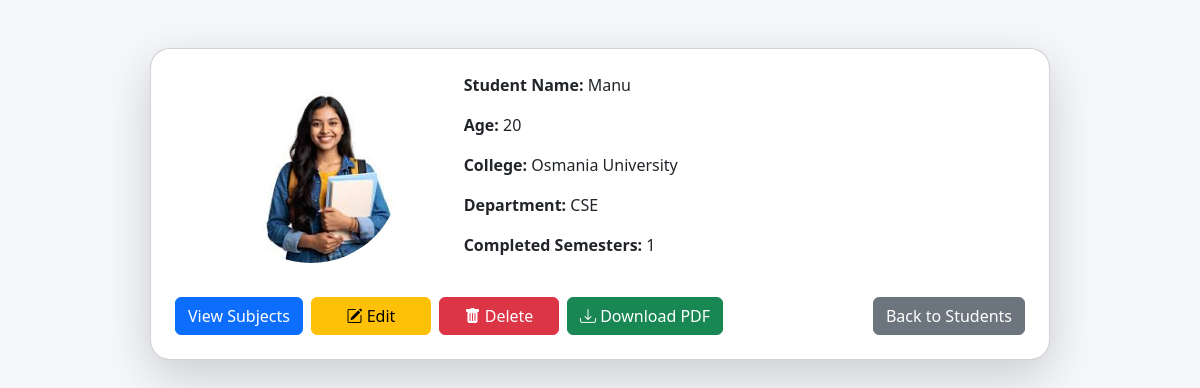
Screenshot of /student/21/ with the database file from the repository.
### app2/models.py (models this page shows, shortened)
class Student(models.Model):
    sid = models.AutoField(primary_key=True)
    sname = models.CharField(max_length=100)
    sage = models.PositiveIntegerField()
    college = models.ForeignKey(College, on_delete=models.CASCADE)
    department = models.ForeignKey(Department, on_delete=models.CASCADE)
    semester = models.ForeignKey(Semester, on_delete=models.CASCADE, null=True, blank=True)
    photo = models.ImageField(upload_to='students/', blank=True, null=True)
    joined_year = models.PositiveIntegerField("Joined Year")

class College(models.Model):
    cid = models.AutoField(primary_key=True)
    college_name = models.CharField(max_length=100)

class Department(models.Model):
    did = models.AutoField(primary_key=True)
    dept_name = models.CharField(max_length=100)

### app2/views.py (the view)
# urls.py: path('student/<int:student_id>/', views.student_profile, name='student_profile'),
def student_profile(request, student_id):
    student = get_object_or_404(Student, sid=student_id)
    colleges = College.objects.all()
    departments = Department.objects.all()
    completed_semesters = calculate_completed_semesters(student.joined_year)
    semesters = Semester.objects.all().order_by("year", "sem_name")
    marks_map = {m.subject_id: m.marks for m in Mark.objects.filter(student=student)}
    semester_subjects = []
    total_points = 0
    subjects_with_marks_count = 0
    for sem_index, sem in enumerate(semesters, start=1):
        subjects = Subject.objects.filter(
            department=student.department,
            semester=sem
        ).order_by("subject_id")
        subjects_with_marks = []
        sem_total_points = 0
        sem_total_credits = 0
        for sub in subjects:
            marks = marks_map.get(sub.subject_id)
            earned_credits = 0
            gp = 0
            if marks is not None and sem_index <= completed_semesters:
                gp = get_grade_point(marks)
                sem_total_points += gp * sub.credits
                sem_total_credits += sub.credits
                total_points += gp
                subjects_with_marks_count += 1
                if marks >= PASS_MARK:
                    earned_credits = sub.credits
            subjects_with_marks.append({
                "subject": sub,
                "marks": marks if sem_index <= completed_semesters else None,
                "earned_credits": earned_credits,
                "grade_point": gp
            })
        semester_gpa = round(
            sem_total_points / sem_total_credits, 2
        ) if sem_total_credits else None
        semester_subjects.append({
            "semester": sem,
            "subjects": subjects_with_marks,
            "is_completed": sem_index <= completed_semesters,
            "semester_gpa": semester_gpa
        })
    cgpa = round(
        total_points / subjects_with_marks_count, 2
    ) if subjects_with_marks_count else 0.00
    return render(request, "app/student_profile.html", {
        "student": student,
        "colleges": colleges,
        "departments": departments,
        "semester_subjects": semester_subjects,
        "completed_semesters": completed_semesters,
        "total_credits": sum(
            sub['earned_credits']
            for sem in semester_subjects
            for sub in sem['subjects']
        ),
        "cgpa": cgpa
    })

### app2/views.py (called while the page is built)
def calculate_completed_semesters(joined_year):
    today = date.today()
    years_passed = today.year - joined_year
    if today.month >= 6:
        completed = years_passed * 2
    else:
        completed = (years_passed * 2) - 1
    return max(0, min(completed, 8))

def get_grade_point(marks):
    if marks >= 90: return 10
    if marks >= 80: return 9
    if marks >= 70: return 8
    if marks >= 60: return 7
    if marks >= 50: return 6
    if marks >= 40: return 5
    return 0

### templates/app/student_profile.html (shortened to what this page needs)
<!DOCTYPE html>
<html lang="en">
<head>
    <link href="https://cdn.jsdelivr.net/npm/bootstrap@5.3.2/dist/css/bootstrap.min.css" rel="stylesheet">
    <link rel="stylesheet" href="https://cdn.jsdelivr.net/npm/bootstrap-icons@1.10.5/font/bootstrap-icons.css">
</head>
<body>
    <div class="container mt-5">
        <div class="card p-4 shadow-lg" style="max-width: 900px; margin:auto;">
            <div class="row g-3 align-items-center">
                <div class="col-md-4 text-center">
                    {% if student.photo %}
                    <img src="{{ student.photo.url }}" alt="Student Photo" class="profile-photo">
                    {% else %}
                    <img src="https://via.placeholder.com/180" alt="No Photo" class="profile-photo">
                    {% endif %}
                </div>
                <div class="col-md-8">
                    <p><strong>Student Name:</strong> {{ student.sname }}</p>
                    <p><strong>Age:</strong> {{ student.sage }}</p>
                    <p><strong>College:</strong> {{ student.college.college_name }}</p>
                    <p><strong>Department:</strong> {{ student.department.dept_name }}</p>
                    <p><strong>Completed Semesters:</strong> {{ completed_semesters }}</p>
                </div>
            </div>
            <div class="d-flex justify-content-between mt-4 action-buttons">
                <div class="d-flex gap-2">
                    <button class="btn btn-primary" id="toggleSubjectsBtn">View Subjects</button>
                    <button class="btn btn-warning" data-bs-toggle="modal" data-bs-target="#editStudentModal">
                        <i class="bi bi-pencil-square"></i> Edit
                    </button>
                    <button class="btn btn-danger" data-bs-toggle="modal" data-bs-target="#deleteStudentModal">
                        <i class="bi bi-trash-fill"></i> Delete
                    </button>
                    <a href="{% url 'export_student_pdf' student.sid %}"
   class="btn btn-success">
   <i class="bi bi-download"></i> Download PDF
</a>
                </div>
                <a href="{% url 'home' %}" class="btn btn-secondary">Back to Students</a>
            </div>
        </div>
    </div>
</body>
</html>

### templates/app/student_profile.html (style rules this page uses)
body { background: #f5f7fb; }
.card { border-radius: 20px; }
.profile-photo { width: 180px; height: 180px; object-fit: cover; border-radius: 50%; }
.action-buttons button, .action-buttons a { min-width: 120px; }

### rows the page displays
Student: photo (picture), sname "Manu", sage "20", college.college_name "Osmania University", department.dept_name "CSE"

### other values shown
{{ completed_semesters }} "1"
